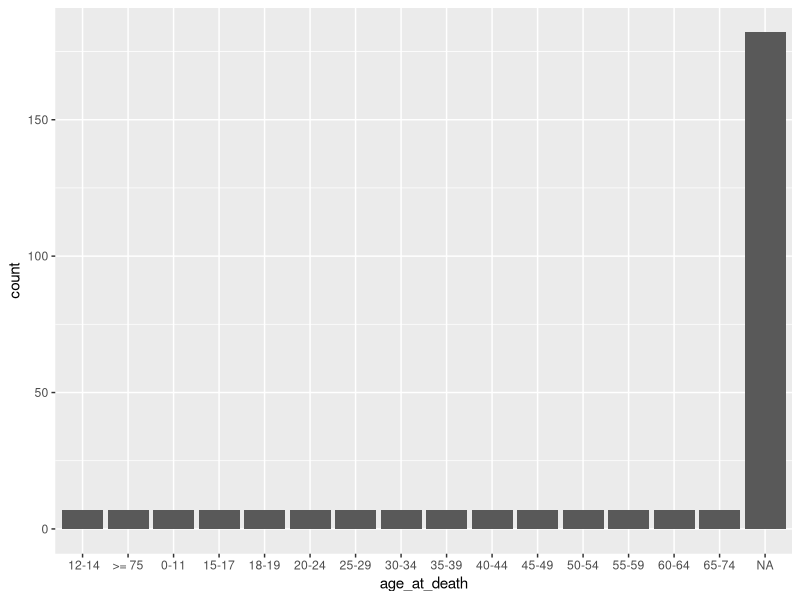

Recreate this plot in R.
## ---- chunk 1
rm(list = ls())
library(here)
library(ggplot2)
library(dplyr)
## ---- chunk 2
DF <- read.csv(here("Data", "fixed-deaths.csv"), stringsAsFactors = TRUE)
## ---- chunk 3
levels(DF$age_at_death)
## ---- chunk 4
levels(DF$current_gender)
## ---- chunk 5
levels(DF$race_ethnicity)
## ---- chunk 6
levels(DF$transmission_category)
## ---- chunk 7
ggplot(DF, aes(x = age_at_death))+geom_histogram(stat = "count")
